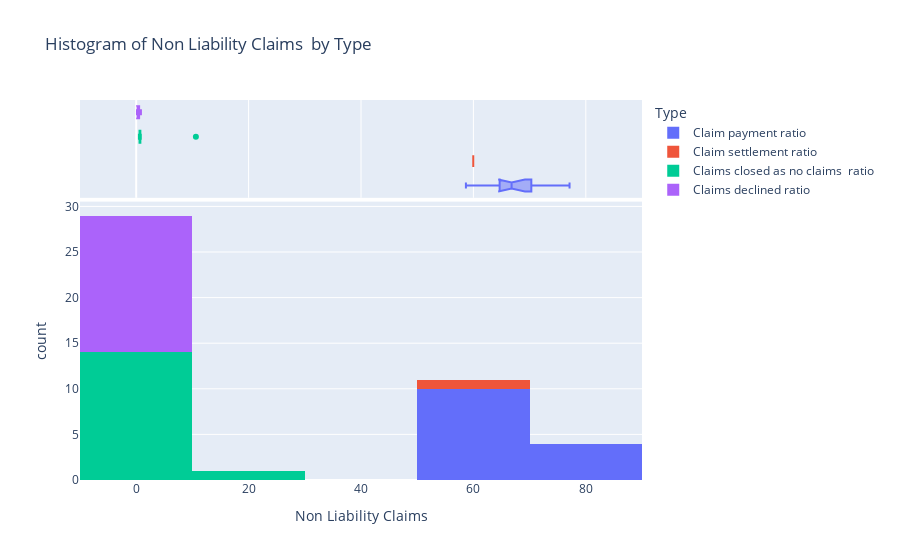

Write notebook code for a chart like this one.
### Code cell
import plotly.express as px
import pandas as pd



# Create an interactive histogram
fig = px.histogram(
    df_panel, x='Non Liability Claims ',
    color='Type',  # Group by 'Type'
    title='Histogram of Non Liability Claims  by Type',
    labels={'Non Liability Claims ': 'Non Liability Claims '},
    marginal='box'  # Add a box plot to the side
)

# Show the plot
fig.show()

### Figure 1 — Plotly figure (JSON) as saved in the notebook; plotly's stock layout.template omitted (floating-point values rounded to 4 significant figures)
{"data": [{"alignmentgroup": "True", "bingroup": "x", "hovertemplate": "Type=Claim payment ratio <br>Non Liability Claims =%{x}<br>count=%{y}<extra></extra>", "legendgroup": "Claim payment ratio ", "marker": {"color": "#636efa", "pattern": {"shape": ""}}, "name": "Claim payment ratio ", "offsetgroup": "Claim payment ratio ", "orientation": "v", "showlegend": true, "type": "histogram", "x": [64.71, 58.67, 66.23, 67.36, 71.4, 69.95, 69.76, 64.22, 70.35, 70.31, 64.67, 65.76, 64.55, 77.11], "xaxis": "x", "yaxis": "y"}, {"alignmentgroup": "True", "hovertemplate": "Type=Claim payment ratio <br>Non Liability Claims =%{x}<extra></extra>", "legendgroup": "Claim payment ratio ", "marker": {"color": "#636efa"}, "name": "Claim payment ratio ", "notched": true, "offsetgroup": "Claim payment ratio ", "showlegend": false, "type": "box", "x": [64.71, 58.67, 66.23, 67.36, 71.4, 69.95, 69.76, 64.22, 70.35, 70.31, 64.67, 65.76, 64.55, 77.11], "xaxis": "x2", "yaxis": "y2"}, {"alignmentgroup": "True", "bingroup": "x", "hovertemplate": "Type=Claim settlement ratio <br>Non Liability Claims =%{x}<br>count=%{y}<extra></extra>", "legendgroup": "Claim settlement ratio ", "marker": {"color": "#EF553B", "pattern": {"shape": ""}}, "name": "Claim settlement ratio ", "offsetgroup": "Claim settlement ratio ", "orientation": "v", "showlegend": true, "type": "histogram", "x": [59.97], "xaxis": "x", "yaxis": "y"}, {"alignmentgroup": "True", "hovertemplate": "Type=Claim settlement ratio <br>Non Liability Claims =%{x}<extra></extra>", "legendgroup": "Claim settlement ratio ", "marker": {"color": "#EF553B"}, "name": "Claim settlement ratio ", "notched": true, "offsetgroup": "Claim settlement ratio ", "showlegend": false, "type": "box", "x": [59.97], "xaxis": "x2", "yaxis": "y2"}, {"alignmentgroup": "True", "bingroup": "x", "hovertemplate": "Type=Claims closed as no claims  ratio   <br>Non Liability Claims =%{x}<br>count=%{y}<extra></extra>", "legendgroup": "Claims closed as no claims  ratio   ", "marker": {"color": "#00cc96", "pattern": {"shape": ""}}, "name": "Claims closed as no claims  ratio   ", "offsetgroup": "Claims closed as no claims  ratio   ", "orientation": "v", "showlegend": true, "type": "histogram", "x": [0.5307, 10.62, 0.8189, 0.7402, 0.6313, 0.7959, 0.6095, 0.6746, 0.6718, 0.6412, 0.4904, 0.7384, 0.5786, 0.6657, 0.5835], "xaxis": "x", "yaxis": "y"}, {"alignmentgroup": "True", "hovertemplate": "Type=Claims closed as no claims  ratio   <br>Non Liability Claims =%{x}<extra></extra>", "legendgroup": "Claims closed as no claims  ratio   ", "marker": {"color": "#00cc96"}, "name": "Claims closed as no claims  ratio   ", "notched": true, "offsetgroup": "Claims closed as no claims  ratio   ", "showlegend": false, "type": "box", "x": [0.5307, 10.62, 0.8189, 0.7402, 0.6313, 0.7959, 0.6095, 0.6746, 0.6718, 0.6412, 0.4904, 0.7384, 0.5786, 0.6657, 0.5835], "xaxis": "x2", "yaxis": "y2"}, {"alignmentgroup": "True", "bingroup": "x", "hovertemplate": "Type=Claims declined ratio <br>Non Liability Claims =%{x}<br>count=%{y}<extra></extra>", "legendgroup": "Claims declined ratio ", "marker": {"color": "#ab63fa", "pattern": {"shape": ""}}, "name": "Claims declined ratio ", "offsetgroup": "Claims declined ratio ", "orientation": "v", "showlegend": true, "type": "histogram", "x": [0.2511, 0.3567, 0.5456, 0.5167, 0.5194, 0.5522, 0.8396, 0.298, 0.2733, 0.17, 0.1853, 0.2538, 0.5164, 0.1366, 0.2875], "xaxis": "x", "yaxis": "y"}, {"alignmentgroup": "True", "hovertemplate": "Type=Claims declined ratio <br>Non Liability Claims =%{x}<extra></extra>", "legendgroup": "Claims declined ratio ", "marker": {"color": "#ab63fa"}, "name": "Claims declined ratio ", "notched": true, "offsetgroup": "Claims declined ratio ", "showlegend": false, "type": "box", "x": [0.2511, 0.3567, 0.5456, 0.5167, 0.5194, 0.5522, 0.8396, 0.298, 0.2733, 0.17, 0.1853, 0.2538, 0.5164, 0.1366, 0.2875], "xaxis": "x2", "yaxis": "y2"}], "layout": {"barmode": "relative", "legend": {"title": {"text": "Type"}, "tracegroupgap": 0}, "title": {"text": "Histogram of Non Liability Claims  by Type"}, "xaxis": {"anchor": "y", "domain": [0, 1], "title": {"text": "Non Liability Claims "}}, "xaxis2": {"anchor": "y2", "domain": [0, 1], "matches": "x", "showgrid": true, "showticklabels": false}, "yaxis": {"anchor": "x", "domain": [0, 0.7326], "title": {"text": "count"}}, "yaxis2": {"anchor": "x2", "domain": [0.7426, 1], "matches": "y2", "showgrid": false, "showline": false, "showticklabels": false, "ticks": ""}}}
